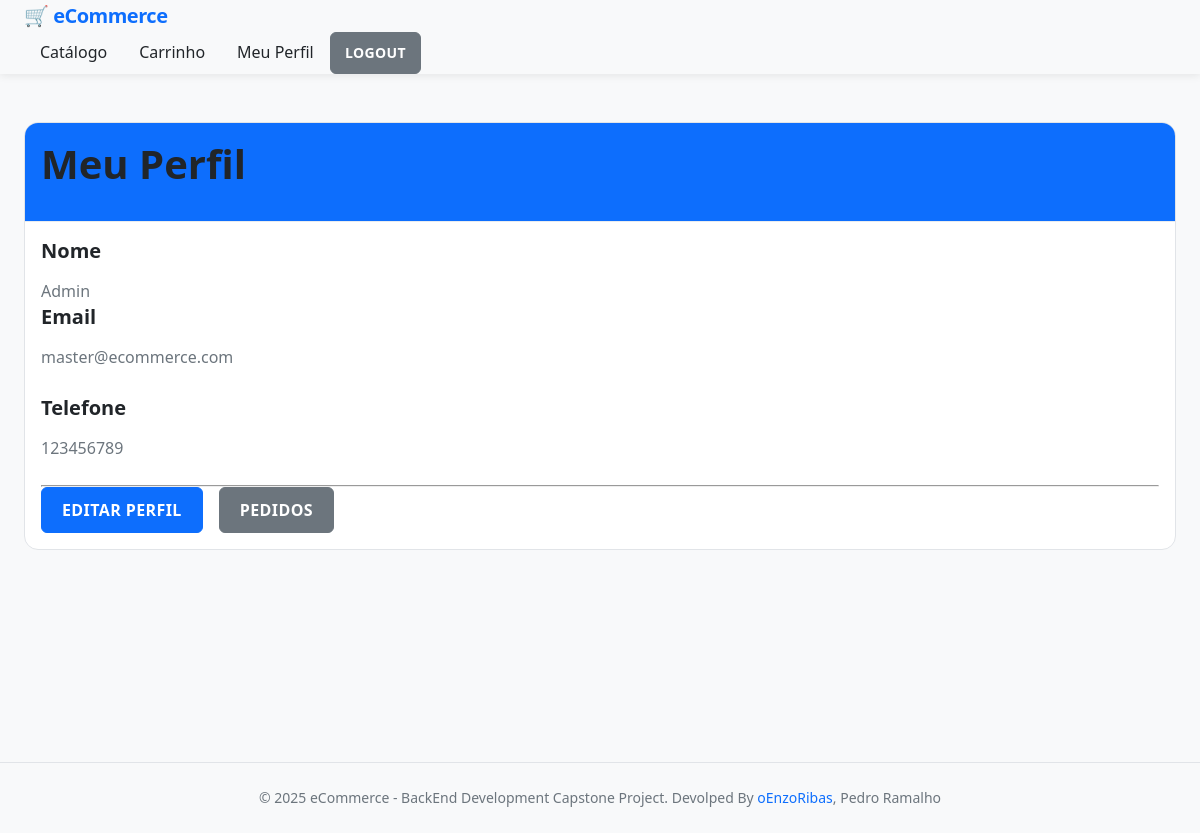
Before: /cliente/perfil/1 (signed in) with the older database file.
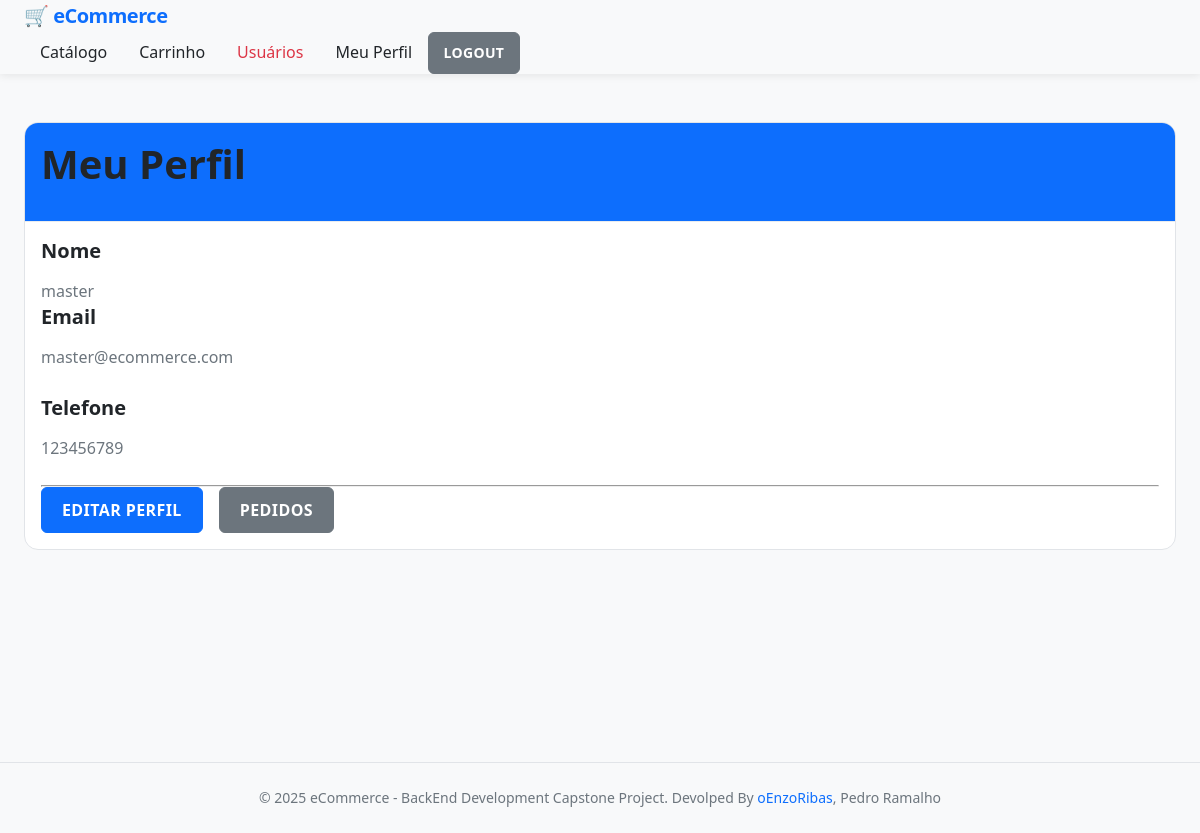
After: the same page with the newer database file.
### models/cliente_model.py (models this page shows, shortened)
class Cliente(db.Model):
    __tablename__ = 'clientes'
    id = Column(Integer, primary_key=True, autoincrement=True, nullable=False)
    nome = Column(String(256), nullable=False)
    email = Column(String(256), unique=True, nullable=False)
    senha_hash = Column(String(256), nullable=False)
    telefone = Column(String(256))
    role = Column(String(50), default='cliente')

### routes/cliente.py (the view)
@cliente_bp.route('/perfil/<int:user_id>')
@requer_autenticacao
def perfil(user_id):
    cliente = Cliente.query.get_or_404(user_id)
    return render_template('cliente/perfil.html', cliente=cliente)

### utils/auth_utils.py (called while the page is built)
def cliente_autenticado():
    return session.get('cliente_autenticado', False)

def requer_autenticacao(f):
    @wraps(f)
    def decorated_function(*args, **kwargs):
        if not cliente_autenticado():
            return redirect(url_for('auth.login'))
        return f(*args, **kwargs)
    return decorated_function

### templates/cliente/perfil.html (shortened to what this page needs)
{% extends "base.html" %}  {% block content %}
<div class="row">
  <div class="col-md-8 mx-auto">
    <div class="card shadow">
      <div class="card-header bg-primary text-white">
        <h2 class="mb-0">Meu Perfil</h2>
      </div>
      <div class="card-body">
        <div class="row mb-3">
          <div class="col-md-6">
            <h5>Nome</h5>
            <p class="text-muted">{{ cliente.nome }}</p>
          </div>
          <div class="col-md-6">
            <h5>Email</h5>
            <p class="text-muted">{{ cliente.email }}</p>
          </div>
        </div>
        <div class="row mb-3">
          <div class="col-md-6">
            <h5>Telefone</h5>
            <p class="text-muted">{{ cliente.telefone or 'Não informado' }}</p>
          </div>
        </div>
        <hr />
        <div class="d-flex gap-2">
          {% if session.get('cliente_id') == cliente.id %}
          <a href="{{ url_for('cliente.editar_perfil') }}" class="btn btn-primary btn-registrar">
            Editar Perfil
          </a>
          {% endif %}
          <a href="{{ url_for('pedidos.listar', cliente_id=cliente.id) }}" class="btn btn-secondary btn-registrar">
            Pedidos
          </a>
        </div>
      </div>
    </div>
  </div>
</div>
{% endblock %}

Changed rows visible on the page:
changed Cliente "master@ecommerce.com": nome "Admin" → "master"
Other visible differences:
text now shown: "Usuários"
